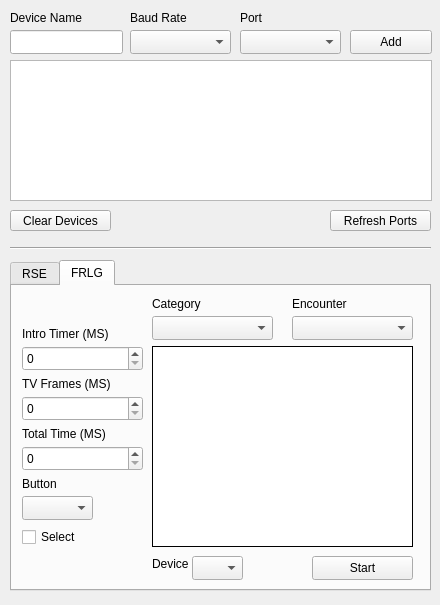
<?xml version="1.0" encoding="UTF-8"?>
<ui version="4.0">
 <class>MainWindow</class>
 <widget class="QMainWindow" name="MainWindow">
  <property name="geometry">
   <rect>
    <x>0</x>
    <y>0</y>
    <width>440</width>
    <height>605</height>
   </rect>
  </property>
  <property name="minimumSize">
   <size>
    <width>440</width>
    <height>605</height>
   </size>
  </property>
  <property name="maximumSize">
   <size>
    <width>440</width>
    <height>605</height>
   </size>
  </property>
  <property name="windowTitle">
   <string>NDS Automation</string>
  </property>
  <widget class="QWidget" name="centralwidget">
   <widget class="QComboBox" name="cmb_buadRate">
    <property name="geometry">
     <rect>
      <x>130</x>
      <y>30</y>
      <width>101</width>
      <height>24</height>
     </rect>
    </property>
   </widget>
   <widget class="QComboBox" name="cmb_Port">
    <property name="geometry">
     <rect>
      <x>240</x>
      <y>30</y>
      <width>101</width>
      <height>24</height>
     </rect>
    </property>
   </widget>
   <widget class="QLabel" name="lbl_deviceName">
    <property name="geometry">
     <rect>
      <x>10</x>
      <y>10</y>
      <width>101</width>
      <height>16</height>
     </rect>
    </property>
    <property name="text">
     <string>Device Name</string>
    </property>
   </widget>
   <widget class="QLabel" name="lbl_baudRate">
    <property name="geometry">
     <rect>
      <x>130</x>
      <y>10</y>
      <width>101</width>
      <height>16</height>
     </rect>
    </property>
    <property name="text">
     <string>Baud Rate</string>
    </property>
   </widget>
   <widget class="QLabel" name="lbl_Port">
    <property name="geometry">
     <rect>
      <x>240</x>
      <y>10</y>
      <width>101</width>
      <height>16</height>
     </rect>
    </property>
    <property name="text">
     <string>Port</string>
    </property>
   </widget>
   <widget class="QLineEdit" name="txt_deviceNameEntry">
    <property name="geometry">
     <rect>
      <x>10</x>
      <y>30</y>
      <width>113</width>
      <height>24</height>
     </rect>
    </property>
   </widget>
   <widget class="QPushButton" name="btn_addDevice">
    <property name="geometry">
     <rect>
      <x>350</x>
      <y>30</y>
      <width>82</width>
      <height>24</height>
     </rect>
    </property>
    <property name="text">
     <string>Add</string>
    </property>
   </widget>
   <widget class="QTableWidget" name="tbl_deviceTable">
    <property name="geometry">
     <rect>
      <x>10</x>
      <y>60</y>
      <width>422</width>
      <height>141</height>
     </rect>
    </property>
    <property name="frameShape">
     <enum>QFrame::StyledPanel</enum>
    </property>
    <property name="columnCount">
     <number>3</number>
    </property>
    <attribute name="horizontalHeaderVisible">
     <bool>false</bool>
    </attribute>
    <attribute name="horizontalHeaderDefaultSectionSize">
     <number>140</number>
    </attribute>
    <attribute name="verticalHeaderVisible">
     <bool>true</bool>
    </attribute>
    <column/>
    <column/>
    <column/>
   </widget>
   <widget class="Line" name="line">
    <property name="geometry">
     <rect>
      <x>10</x>
      <y>240</y>
      <width>421</width>
      <height>16</height>
     </rect>
    </property>
    <property name="orientation">
     <enum>Qt::Horizontal</enum>
    </property>
   </widget>
   <widget class="QTabWidget" name="tab_gameSelection">
    <property name="geometry">
     <rect>
      <x>10</x>
      <y>260</y>
      <width>421</width>
      <height>331</height>
     </rect>
    </property>
    <property name="currentIndex">
     <number>1</number>
    </property>
    <widget class="QWidget" name="tab_RSE">
     <attribute name="title">
      <string>RSE</string>
     </attribute>
     <widget class="QComboBox" name="cmb_rse_category">
      <property name="geometry">
       <rect>
        <x>140</x>
        <y>30</y>
        <width>121</width>
        <height>24</height>
       </rect>
      </property>
     </widget>
     <widget class="QComboBox" name="cmb_rse_encounter">
      <property name="geometry">
       <rect>
        <x>280</x>
        <y>30</y>
        <width>121</width>
        <height>24</height>
       </rect>
      </property>
     </widget>
     <widget class="QLabel" name="lbl_rseCategory">
      <property name="geometry">
       <rect>
        <x>140</x>
        <y>10</y>
        <width>61</width>
        <height>16</height>
       </rect>
      </property>
      <property name="text">
       <string>Category</string>
      </property>
     </widget>
     <widget class="QLabel" name="lbl_rse_enctounter">
      <property name="geometry">
       <rect>
        <x>280</x>
        <y>10</y>
        <width>61</width>
        <height>16</height>
       </rect>
      </property>
      <property name="text">
       <string>Encounter</string>
      </property>
     </widget>
     <widget class="QPushButton" name="btn_rse_startSequence">
      <property name="geometry">
       <rect>
        <x>300</x>
        <y>270</y>
        <width>101</width>
        <height>24</height>
       </rect>
      </property>
      <property name="text">
       <string>Start</string>
      </property>
     </widget>
     <widget class="QCheckBox" name="chk_rse_BattleRecord">
      <property name="geometry">
       <rect>
        <x>10</x>
        <y>150</y>
        <width>111</width>
        <height>22</height>
       </rect>
      </property>
      <property name="text">
       <string>Battle Record</string>
      </property>
     </widget>
     <widget class="QCheckBox" name="chk_rse_painting">
      <property name="geometry">
       <rect>
        <x>10</x>
        <y>170</y>
        <width>111</width>
        <height>22</height>
       </rect>
      </property>
      <property name="text">
       <string>Painting</string>
      </property>
     </widget>
     <widget class="QCheckBox" name="chk_rse_liveBattery">
      <property name="geometry">
       <rect>
        <x>10</x>
        <y>190</y>
        <width>111</width>
        <height>22</height>
       </rect>
      </property>
      <property name="text">
       <string>Live Battery?</string>
      </property>
     </widget>
     <widget class="QSpinBox" name="spb_rse_targetAdvance">
      <property name="geometry">
       <rect>
        <x>10</x>
        <y>60</y>
        <width>121</width>
        <height>25</height>
       </rect>
      </property>
      <property name="maximum">
       <number>10000000</number>
      </property>
     </widget>
     <widget class="QLabel" name="lbl_rse_targetMS">
      <property name="geometry">
       <rect>
        <x>10</x>
        <y>40</y>
        <width>81</width>
        <height>16</height>
       </rect>
      </property>
      <property name="text">
       <string>Target (MS)</string>
      </property>
     </widget>
     <widget class="QLabel" name="lbl_rse_paintingTimer">
      <property name="geometry">
       <rect>
        <x>10</x>
        <y>90</y>
        <width>101</width>
        <height>16</height>
       </rect>
      </property>
      <property name="text">
       <string>Painting Time (MS)</string>
      </property>
     </widget>
     <widget class="QSpinBox" name="spb_rse_paintingTime">
      <property name="enabled">
       <bool>false</bool>
      </property>
      <property name="geometry">
       <rect>
        <x>10</x>
        <y>110</y>
        <width>121</width>
        <height>25</height>
       </rect>
      </property>
      <property name="maximum">
       <number>10000000</number>
      </property>
     </widget>
     <widget class="QTextBrowser" name="txb_rse_preReqs">
      <property name="geometry">
       <rect>
        <x>140</x>
        <y>60</y>
        <width>261</width>
        <height>201</height>
       </rect>
      </property>
      <property name="frameShape">
       <enum>QFrame::Box</enum>
      </property>
      <property name="frameShadow">
       <enum>QFrame::Plain</enum>
      </property>
     </widget>
     <widget class="QComboBox" name="cmb_rse_deviceSel">
      <property name="geometry">
       <rect>
        <x>180</x>
        <y>270</y>
        <width>51</width>
        <height>24</height>
       </rect>
      </property>
     </widget>
     <widget class="QLabel" name="lbl_rse_deviceSel">
      <property name="geometry">
       <rect>
        <x>140</x>
        <y>270</y>
        <width>51</width>
        <height>16</height>
       </rect>
      </property>
      <property name="text">
       <string>Device</string>
      </property>
     </widget>
    </widget>
    <widget class="QWidget" name="tab_FRLG">
     <attribute name="title">
      <string>FRLG</string>
     </attribute>
     <widget class="QComboBox" name="cmb_frlg_category">
      <property name="geometry">
       <rect>
        <x>140</x>
        <y>30</y>
        <width>121</width>
        <height>24</height>
       </rect>
      </property>
     </widget>
     <widget class="QLabel" name="lbl_frlg_emcounterSel">
      <property name="geometry">
       <rect>
        <x>280</x>
        <y>10</y>
        <width>61</width>
        <height>16</height>
       </rect>
      </property>
      <property name="text">
       <string>Encounter</string>
      </property>
     </widget>
     <widget class="QComboBox" name="cmb_frlg_enctounterSel">
      <property name="geometry">
       <rect>
        <x>280</x>
        <y>30</y>
        <width>121</width>
        <height>24</height>
       </rect>
      </property>
     </widget>
     <widget class="QLabel" name="lbl_frlg_category">
      <property name="geometry">
       <rect>
        <x>140</x>
        <y>10</y>
        <width>61</width>
        <height>16</height>
       </rect>
      </property>
      <property name="text">
       <string>Category</string>
      </property>
     </widget>
     <widget class="QComboBox" name="cmb_frlg_buttonSel">
      <property name="geometry">
       <rect>
        <x>10</x>
        <y>210</y>
        <width>71</width>
        <height>24</height>
       </rect>
      </property>
     </widget>
     <widget class="QLabel" name="lbl_frlg_button">
      <property name="geometry">
       <rect>
        <x>10</x>
        <y>190</y>
        <width>61</width>
        <height>16</height>
       </rect>
      </property>
      <property name="text">
       <string>Button</string>
      </property>
     </widget>
     <widget class="QSpinBox" name="spb_frlg_introTimer">
      <property name="geometry">
       <rect>
        <x>10</x>
        <y>60</y>
        <width>121</width>
        <height>25</height>
       </rect>
      </property>
      <property name="maximum">
       <number>10000000</number>
      </property>
     </widget>
     <widget class="QLabel" name="lbl_frlg_introTimer">
      <property name="geometry">
       <rect>
        <x>10</x>
        <y>40</y>
        <width>111</width>
        <height>16</height>
       </rect>
      </property>
      <property name="text">
       <string>Intro Timer (MS)</string>
      </property>
     </widget>
     <widget class="QLabel" name="lbl_frlg_totalTime">
      <property name="geometry">
       <rect>
        <x>10</x>
        <y>140</y>
        <width>111</width>
        <height>16</height>
       </rect>
      </property>
      <property name="text">
       <string>Total Time (MS)</string>
      </property>
     </widget>
     <widget class="QSpinBox" name="spb_frlg_totalTime">
      <property name="geometry">
       <rect>
        <x>10</x>
        <y>160</y>
        <width>121</width>
        <height>25</height>
       </rect>
      </property>
      <property name="suffix">
       <string/>
      </property>
      <property name="maximum">
       <number>10000000</number>
      </property>
     </widget>
     <widget class="QSpinBox" name="spb_frlg_tvFrames">
      <property name="geometry">
       <rect>
        <x>10</x>
        <y>110</y>
        <width>121</width>
        <height>25</height>
       </rect>
      </property>
      <property name="maximum">
       <number>10000000</number>
      </property>
     </widget>
     <widget class="QLabel" name="lbl_frlg_tvFrames">
      <property name="geometry">
       <rect>
        <x>10</x>
        <y>90</y>
        <width>111</width>
        <height>16</height>
       </rect>
      </property>
      <property name="text">
       <string>TV Frames (MS)</string>
      </property>
     </widget>
     <widget class="QTextBrowser" name="txb_frlg_preReqs">
      <property name="geometry">
       <rect>
        <x>140</x>
        <y>60</y>
        <width>261</width>
        <height>201</height>
       </rect>
      </property>
      <property name="frameShape">
       <enum>QFrame::Box</enum>
      </property>
      <property name="frameShadow">
       <enum>QFrame::Plain</enum>
      </property>
     </widget>
     <widget class="QComboBox" name="cmb_frlg_deviceSel">
      <property name="geometry">
       <rect>
        <x>180</x>
        <y>270</y>
        <width>51</width>
        <height>24</height>
       </rect>
      </property>
     </widget>
     <widget class="QLabel" name="lbl_frlg_deviceSel">
      <property name="geometry">
       <rect>
        <x>140</x>
        <y>270</y>
        <width>51</width>
        <height>16</height>
       </rect>
      </property>
      <property name="text">
       <string>Device</string>
      </property>
     </widget>
     <widget class="QPushButton" name="btn_frlg_startSequence">
      <property name="geometry">
       <rect>
        <x>300</x>
        <y>270</y>
        <width>101</width>
        <height>24</height>
       </rect>
      </property>
      <property name="text">
       <string>Start</string>
      </property>
     </widget>
     <widget class="QCheckBox" name="chk_frlg_select">
      <property name="geometry">
       <rect>
        <x>10</x>
        <y>240</y>
        <width>61</width>
        <height>22</height>
       </rect>
      </property>
      <property name="text">
       <string>Select</string>
      </property>
     </widget>
    </widget>
   </widget>
   <widget class="QPushButton" name="btn_clearDevices">
    <property name="geometry">
     <rect>
      <x>10</x>
      <y>210</y>
      <width>101</width>
      <height>21</height>
     </rect>
    </property>
    <property name="text">
     <string>Clear Devices</string>
    </property>
   </widget>
   <widget class="QPushButton" name="btn_refreshPorts">
    <property name="geometry">
     <rect>
      <x>330</x>
      <y>210</y>
      <width>101</width>
      <height>21</height>
     </rect>
    </property>
    <property name="text">
     <string>Refresh Ports</string>
    </property>
   </widget>
  </widget>
 </widget>
 <resources/>
 <connections/>
</ui>
